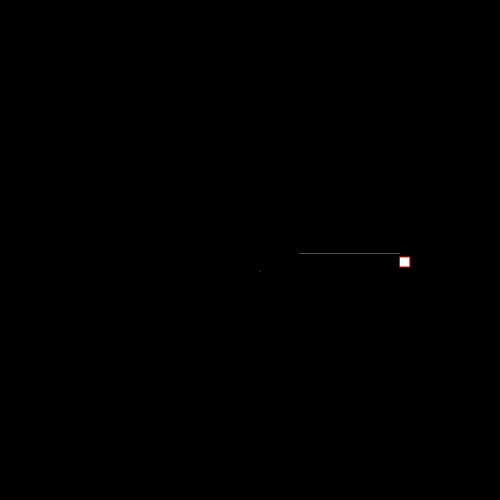
Frame 1 (no input)
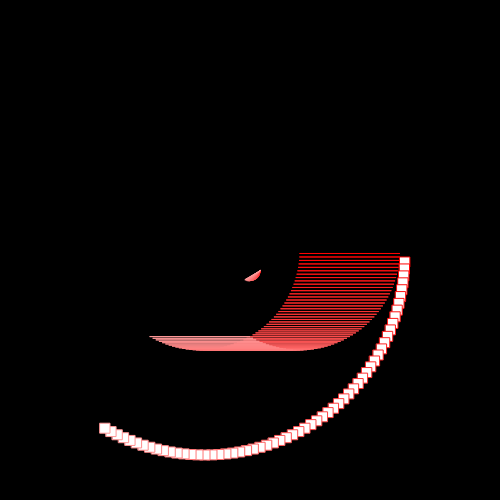
Frame 60 (no input)
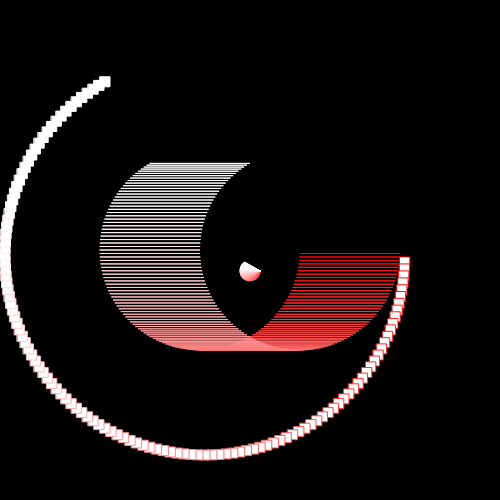
Frame 120 (the mouse pressed at the canvas centre since frame 60)

The p5.js sketch that drew these frames (run headless with seeded random() and noise() and a simulated clock; from frame 60 on, the mouse is pressed at the canvas centre):

// p5.js sketch
// ── sketch.js
function setup() {
  createCanvas(500,500);
  angleMode(DEGREES);
  background(0,0,0);
}

function draw() {
translate(width/2.5,height/2);
stroke(lerpColor(color(255,0,0), color(255,255,255), frameCount/100));
rect(100*cos(frameCount*2),100*sin(frameCount*2),100,0);
stroke(lerpColor(color(255,0,0), color(255,255,255), frameCount/100));
rect(200*cos(frameCount*2),200*sin(frameCount*2),10,10);
stroke(lerpColor(color(255,0,0), color(255,255,255), frameCount/100));
translate(width/10,height/24);
line(10*cos(frameCount*2),10*sin(frameCount*2),10,0);
stroke(lerpColor(color(255,0,0), color(255,255,255), frameCount/100));


 
  if (frameCount >= 180){
    noLoop();}
  }
